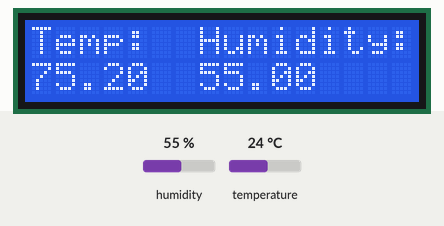
This sketch was run on a simulated Arduino Uno, built with avr-gcc and run on an emulated ATmega328P. On the bench: 16×2 character LCD. The inputs (shaded band) are chosen by the test bench; at power-on: humidity 55 %, temperature 24 °C.

Above: at 2.6 s.
2.7 s: humidity set to 22 %
At 4.9 s:
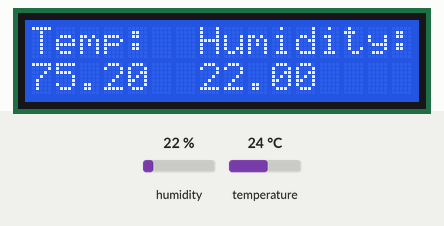
5.7 s: temperature set to 12 °C
At 7.3 s:
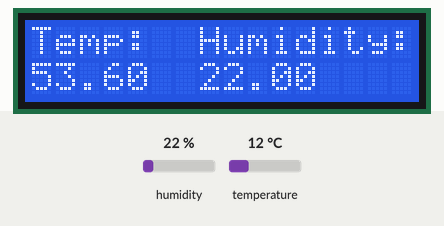
8.7 s: humidity set to 40 %
At 11.1 s:
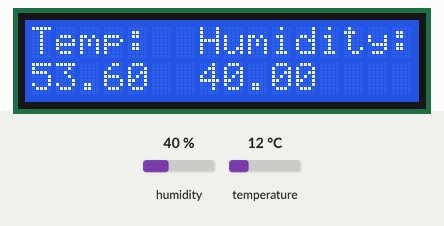
11.7 s: temperature set to 19 °C
At 13.5 s:
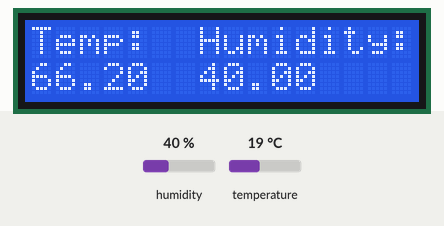
Timing chart, 0 to 15.0 s (numbered marks = the images above; inputs shaded):
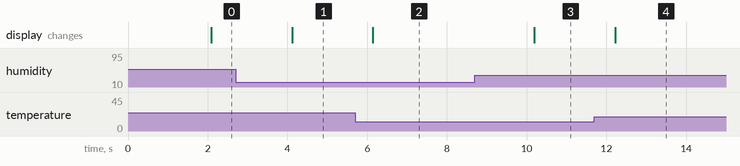

The sketch:

dht_and_lcd_attempt.ino
```cpp
//Circuit setup:
//VSS pin on LCD connect to GND power rail
//VDD pin on LCD connect to + power rail
//V0 pin on LCD connect to 200-1000 ohm resistor then wiper of 10k potentiometer
//Connect other two sides of potentiometer to GND rail and + rail
//RS pin on LCD connect to pin 12 on arduino
//RW pin on LCD connect to GND power rail
//E pin on LCD connect to pin 11 on arduino
//D4 pin on LCD connect to pin 5 on arduino
//D5 pin on LCD connect to pin 4 on arduino
//D6 pin on LCD connect to pin 3 on arduino
//D7 pin on LCD connect to pin 2 on arduino
//A pin on LCD to + power rail
//K pin on LCD to GND power rail
//S on DHT11 connect to pin 8
//middle pin on DHT11 connect to + rail
//right pin on DHT11 connect to GND rail
//5V pin on arduino to + power rail
//GND pin on arduino to - power rail

//Include the libraries for DHT sensor and LCD.

#include <LiquidCrystal.h>
#include "DHT.h"

//Define digital pin used by DHT sensor.

#define DHTPIN 8

//Set pin numbers used by LCD, then initialize those pins. (The const int part may not be necessary if you don't want to name the pins.)

const int rs = 12, en = 11, d4 = 5, d5 = 4, d6 = 3, d7 = 2;
LiquidCrystal lcd(rs, en, d4, d5, d6, d7);

//Define the type of DHT temperature sensor you are using (DHT11).

#define DHTTYPE DHT11

//I think this tells the DHT sensor library which pin DHT is using and the type of DHT sensor.
DHT dht(DHTPIN, DHTTYPE);

void setup() {

//Initialize the DHT sensor.

dht.begin();

//Initialize the LCD.

lcd.begin(16,2);

//Print an empty Temp and Humidity to the LCD.
lcd.print("Temp:  Humidity:");


}

void loop() {

//Wait for two seconds.

delay(2000);

//Set cursor position on LCD.

lcd.setCursor(0,1);

//Take a reading for temperature and humidity from DHT11.

float h = dht.readHumidity();
float t = dht.readTemperature();
float f = dht.readTemperature(true);

//If there is an error, display error and return to the delay.

if (isnan(h) || isnan(t) || isnan(f)) {
    lcd.print("ERROR");
    return;
}

//Print out the temperature and humidity readings on the lcd in two different positions.

lcd.print(f);
lcd.setCursor(7,1);
lcd.print(h);

}
```

Measured:
- after the input at 2.7 s, the display: changes after 1.4 s (image 1)
- after the input at 5.7 s, the display: changes after 0.44 s (image 2)
- after the input at 8.7 s, the display: changes after 1.5 s (image 3)
- after the input at 11.7 s, the display: changes after 0.52 s (image 4)
